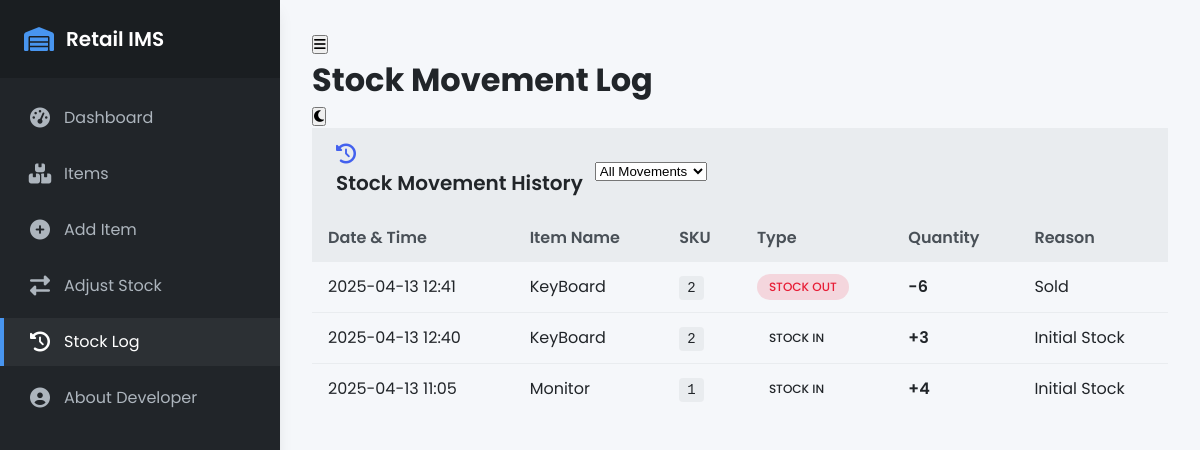
Screenshot of /stock/log with the database file from the repository.
### tables this page shows
CREATE TABLE stock_movements (
    id INTEGER PRIMARY KEY AUTOINCREMENT,
    item_id INTEGER NOT NULL,
    sku TEXT NOT NULL,
    item_name TEXT NOT NULL,
    adjustment_type TEXT NOT NULL, -- 'IN' or 'OUT'
    quantity_change INTEGER NOT NULL,
    reason TEXT,
    timestamp TIMESTAMP DEFAULT CURRENT_TIMESTAMP,
    FOREIGN KEY (item_id) REFERENCES items (id) ON DELETE CASCADE -- Cascade delete if item is removed
);

### main.py (the view)
@app.route('/stock/log')
def stock_log():
    movements = db.get_stock_movements()
    return render_template('stock_log.html', movements=movements)

### database.py (called while the page is built)
def get_db_connection():
    conn = sqlite3.connect(DATABASE_FILE)
    conn.row_factory = sqlite3.Row # Return rows as dictionary-like objects
    return conn

def execute_query(query, args=(), fetchone=False, commit=False):
    conn = get_db_connection()
    cursor = conn.cursor()
    try:
        cursor.execute(query, args)
        if commit:
            conn.commit()
            return cursor.lastrowid # Return ID for inserts
        if fetchone:
            result = cursor.fetchone()
        else:
            result = cursor.fetchall()
        return result
    except sqlite3.Error as e:
        print(f"Database error: {e}")
        conn.rollback() # Rollback changes on error
        return None
    finally:
        conn.close()

def get_stock_movements(limit=50):
    query = """
        SELECT sm.timestamp, sm.item_name, sm.sku, sm.adjustment_type, sm.quantity_change, sm.reason
        FROM stock_movements sm
        ORDER BY sm.timestamp DESC
        LIMIT ?
    """
    return execute_query(query, (limit,))

### main.py (called while the page is built)
@app.before_request
def initialize_database():
    if not os.path.exists(db.DATABASE_FILE):
         db.init_db()

### templates/stock_log.html (shortened to what this page needs)
{% extends 'base.html' %}
{% block page_title %}Stock Movement Log{% endblock %}
{% block content %}
<div class="content-card">
  <div class="card-header">
    <div class="card-title">
      <i class="fas fa-history"></i>
      <h2>Stock Movement History</h2>
    </div>
    <div class="filter-controls">
      <select id="movement-filter" class="filter-select">
        <option value="all">All Movements</option>
      </select>
    </div>
  </div>
  <div class="card-content">
    <div class="table-responsive">
      {% if movements %}
      <table class="data-table" id="movements-table">
        <thead>
          <tr>
            <th>Date & Time</th>
            <th>Item Name</th>
            <th>SKU</th>
            <th>Type</th>
            <th>Quantity</th>
            <th>Reason</th>
          </tr>
        </thead>
        <tbody>
          {% for movement in movements %}
          <tr class="movement-{{ movement.adjustment_type.lower() }}">
            <td>{{ movement.timestamp[:16] }}</td>
            <td>{{ movement.item_name }}</td>
            <td><span class="sku-code">{{ movement.sku }}</span></td>
            <td>
              {% if movement.adjustment_type == 'IN' %}
                <span class="status-badge success">Stock In</span>
              {% elif movement.adjustment_type == 'OUT' %}
                <span class="status-badge danger">Stock Out</span>
              {% else %}
                <span class="status-badge">{{ movement.adjustment_type }}</span>
              {% endif %}
            </td>
            <td class="quantity-cell">
              {% if movement.adjustment_type == 'IN' %}
                <span class="quantity-in">+{{ movement.quantity_change }}</span>
              {% elif movement.adjustment_type == 'OUT' %}
                <span class="quantity-out">-{{ movement.quantity_change }}</span>
              {% else %}
                {{ movement.quantity_change }}
              {% endif %}
            </td>
            <td>{{ movement.reason or 'N/A' }}</td>
          </tr>
          {% endfor %}
        </tbody>
      </table>
      {% endif %}
    </div>
  </div>
</div>
{% endblock %}

### templates/base.html (shortened to what this page needs)
<!DOCTYPE html>
<html lang="en">
<head>
  <link rel="stylesheet" href="https://cdnjs.cloudflare.com/ajax/libs/font-awesome/6.4.0/css/all.min.css">
  <link rel="stylesheet" href="{{ url_for('static', filename='css/style.css') }}">
</head>
<body>
  <div class="container">
    <aside class="sidebar">
      <a href="{{ url_for('index') }}" class="sidebar-brand">
        <i class="fas fa-warehouse"></i>
        <h2>Retail IMS</h2>
      </a>
      <ul class="sidebar-menu">
        <li class="sidebar-menu-item">
          <a href="{{ url_for('index') }}" class="sidebar-menu-link {% if request.endpoint == 'index' %}active{% endif %}">
            <i class="fas fa-tachometer-alt"></i>
            <span>Dashboard</span>
          </a>
        </li>
        <li class="sidebar-menu-item">
          <a href="{{ url_for('items_list') }}" class="sidebar-menu-link {% if request.endpoint == 'items_list' %}active{% endif %}">
            <i class="fas fa-boxes"></i>
            <span>Items</span>
          </a>
        </li>
        <li class="sidebar-menu-item">
          <a href="{{ url_for('add_item') }}" class="sidebar-menu-link {% if request.endpoint == 'add_item' %}active{% endif %}">
            <i class="fas fa-plus-circle"></i>
            <span>Add Item</span>
          </a>
        </li>
        <li class="sidebar-menu-item">
          <a href="{{ url_for('adjust_stock_route') }}" class="sidebar-menu-link {% if request.endpoint == 'adjust_stock_route' %}active{% endif %}">
            <i class="fas fa-exchange-alt"></i>
            <span>Adjust Stock</span>
          </a>
        </li>
        <li class="sidebar-menu-item">
          <a href="{{ url_for('stock_log') }}" class="sidebar-menu-link {% if request.endpoint == 'stock_log' %}active{% endif %}">
            <i class="fas fa-history"></i>
            <span>Stock Log</span>
          </a>
        </li>
        <li class="sidebar-menu-item">
          <a href="{{ url_for('about_developer') }}" class="sidebar-menu-link {% if request.endpoint == 'about_developer' %}active{% endif %}">
            <i class="fas fa-user-circle"></i>
            <span>About Developer</span>
          </a>
        </li>
      </ul>
    </aside>
    <main class="main-content">
      <div class="top-bar">
        <div class="top-bar-left">
          <button class="menu-toggle" id="menuToggle">
            <i class="fas fa-bars"></i>
          </button>
          <h1 class="page-title">
            {% block page_title %}Dashboard{% endblock %}
          </h1>
        </div>
        <div class="top-bar-right">
          <button class="theme-toggle" id="themeToggle" title="Toggle Dark Mode">
            <i class="fas fa-moon"></i>
          </button>
        </div>
      </div>
      {% block content %}{% endblock %}
    </main>
  </div>
</body>
</html>

### static/css/style.css (style rules this page uses)
:root { --primary-color: #4361ee; --primary-light: #4895ef; --primary-dark: #3a0ca3; --secondary-color: #4cc9f0; --success-color: #2ec4b6; --warning-color: #ff9f1c; --danger-color: #e71d36; --light-color: #f8f9fa; --dark-color: #212529; --gray-light: #e9ecef; --gray-medium: #adb5bd; --gray-dark: #495057; --shadow-sm: 0 1px 3px rgba(0, 0, 0, 0.12), 0 1px 2px rgba(0, 0, 0, 0.24); --shadow-md: 0 4px 6px rgba(0, 0, 0, 0.1); --shadow-lg: 0 10px 15px -3px rgba(0, 0, 0, 0.1), 0 4px 6px -2px rgba(0, 0, 0, 0.05); --border-radius: 0.5rem; --transition: all 0.3s ease; }
* { box-sizing: border-box; margin: 0; padding: 0; }
body { font-family: 'Poppins', sans-serif; font-size: 16px; line-height: 1.5; color: var(--dark-color); background-color: #f5f7fa; }
.container { display: flex; min-height: 100vh; }
.sidebar { width: 280px; background: var(--dark-color); color: var(--light-color); position: fixed; left: 0; top: 0; bottom: 0; z-index: 100; transition: var(--transition); box-shadow: var(--shadow-lg); }
.sidebar-brand { display: flex; align-items: center; padding: 1.5rem; color: white; text-decoration: none; background-color: rgba(0, 0, 0, 0.2); }
.sidebar-brand i { font-size: 1.5rem; margin-right: 0.75rem; color: var(--primary-light); }
.sidebar-brand h2 { font-size: 1.25rem; font-weight: 600; }
.sidebar-menu { list-style: none; padding: 1rem 0; }
.sidebar-menu-item { margin-bottom: 0.5rem; }
.sidebar-menu-link { display: flex; align-items: center; padding: 0.75rem 1.5rem; color: var(--gray-medium); text-decoration: none; transition: var(--transition); border-left: 4px solid transparent; }
.sidebar-menu-link i { font-size: 1.25rem; margin-right: 0.75rem; width: 1.5rem; text-align: center; }
.sidebar-menu-link.active { background-color: rgba(255, 255, 255, 0.05); border-left-color: var(--primary-light); color: white; }
.main-content { flex: 1; margin-left: 280px; padding: 2rem; transition: var(--transition); }
.table-responsive { overflow-x: auto; }
.data-table { width: 100%; border-collapse: collapse; }
.data-table th, .data-table td { padding: 0.75rem 1rem; text-align: left; }
.data-table th { background-color: var(--gray-light); font-weight: 600; color: var(--gray-dark); }
.data-table tr { border-bottom: 1px solid var(--gray-light); transition: var(--transition); }
.data-table tr:last-child { border-bottom: none; }
.sku-code { font-family: 'Courier New', monospace; background-color: var(--gray-light); padding: 0.25rem 0.5rem; border-radius: 0.25rem; font-size: 0.875rem; }
.quantity-cell { font-weight: 600; }
.status-badge { display: inline-block; padding: 0.25rem 0.75rem; border-radius: 1rem; font-size: 0.75rem; font-weight: 500; text-transform: uppercase; }
.status-badge.danger { background-color: rgba(231, 29, 54, 0.15); color: var(--danger-color); }
.card-header { padding: 1rem 1.5rem; background-color: var(--gray-light); display: flex; align-items: center; gap: 0.75rem; }
.card-header i { color: var(--primary-color); font-size: 1.25rem; }
.card-header h2 { font-size: 1.25rem; font-weight: 600; }

### rows the page displays
stock_movements: timestamp "2025-04-13 12:41", item_name "KeyBoard", sku "2", adjustment_type "STOCK OUT", quantity_change "6", reason "Sold"
stock_movements: timestamp "2025-04-13 12:40", item_name "KeyBoard", sku "2", adjustment_type "STOCK IN", quantity_change "3", reason "Initial Stock"
stock_movements: timestamp "2025-04-13 11:05", item_name "Monitor", sku "1", adjustment_type "STOCK IN", quantity_change "4", reason "Initial Stock"
